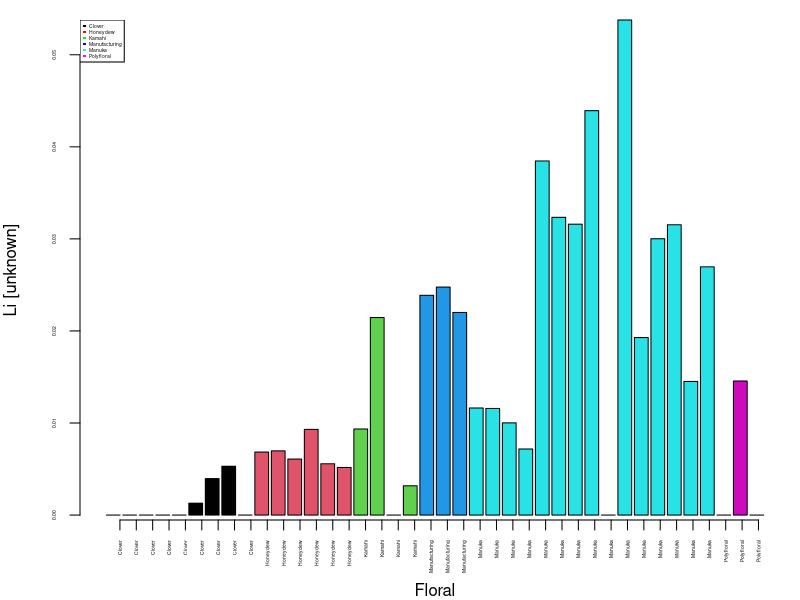
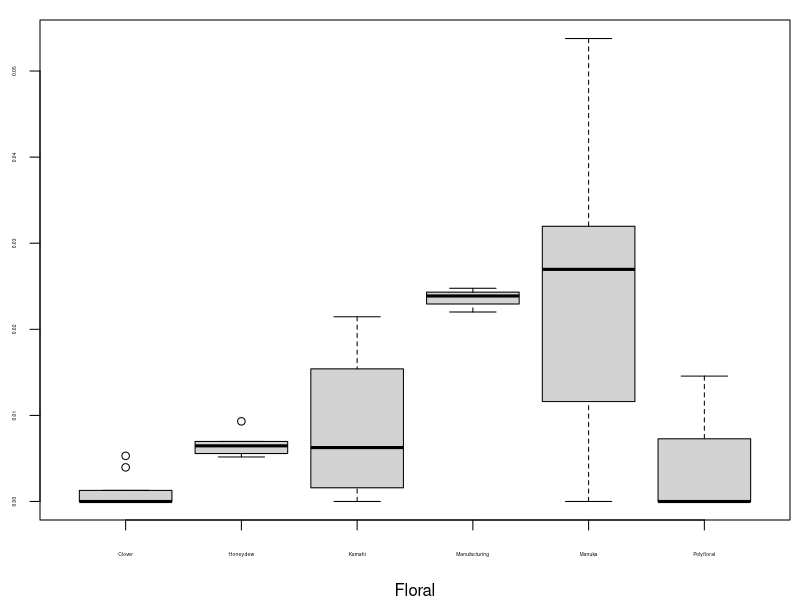
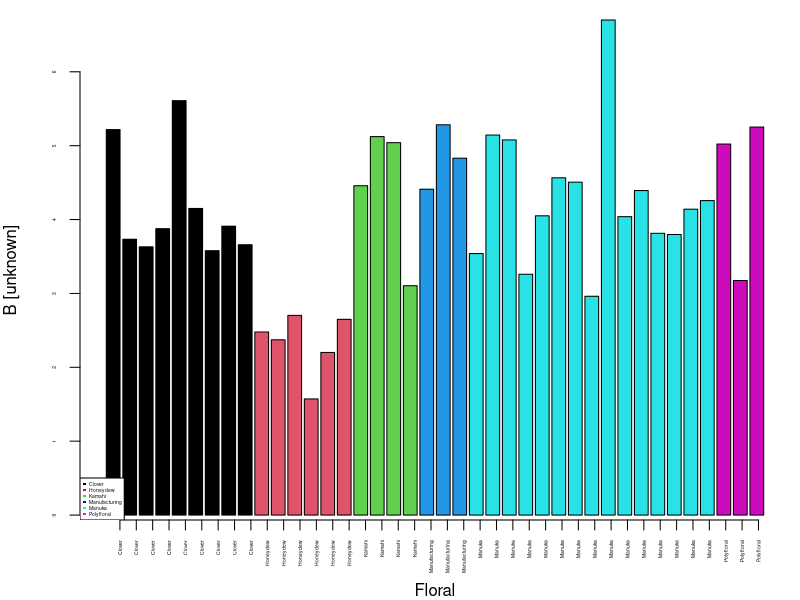
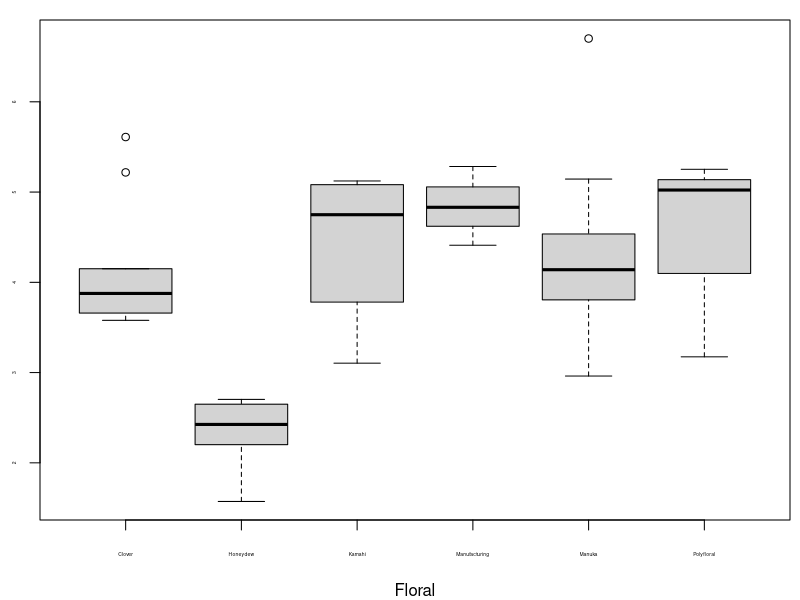
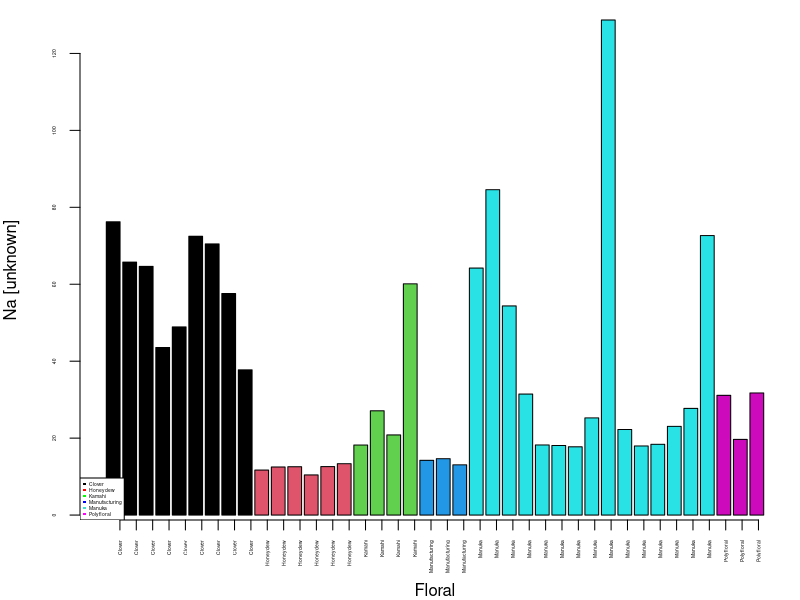
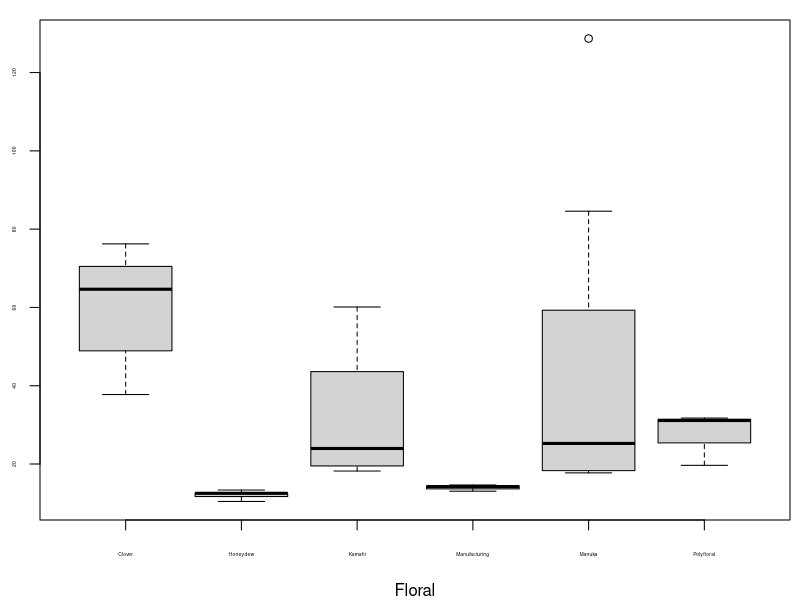
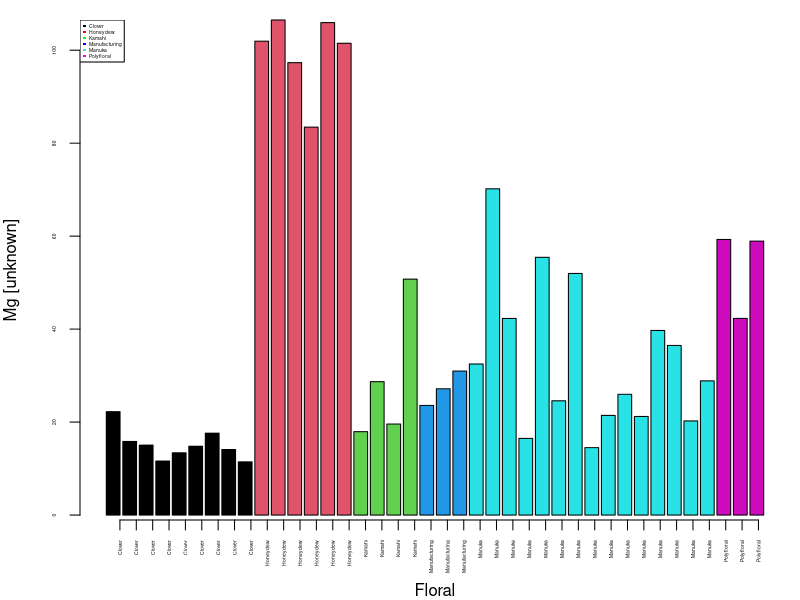
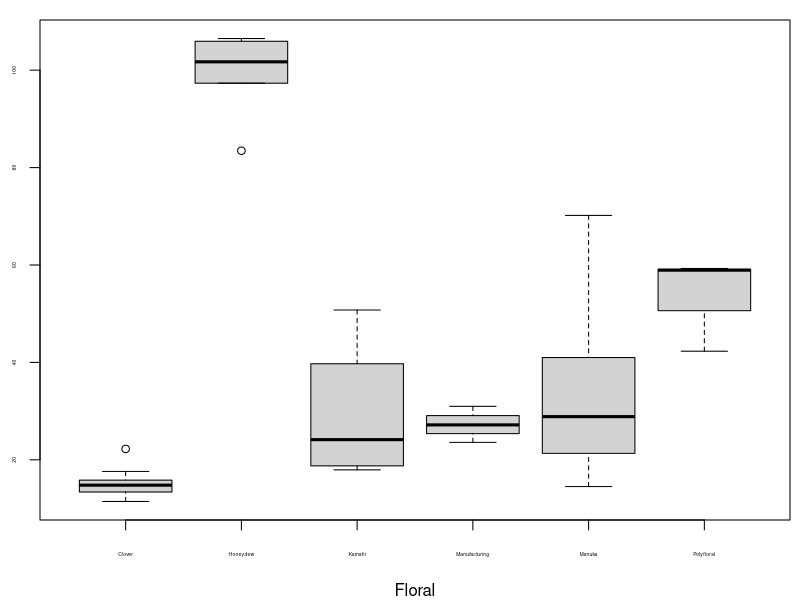

The R source for these figures, in order: (Note: this script raises an error after producing the figures.)
#########################
# Author: Demus Matheus Huang
# Course: IEA514 - Applied Environmental Forensics
# Assignment: Data Analysis Report
# Date created: 2023-06-19
#########################


#### Preparation ####

# Open Excel, modify table columns and structure

# Import the data
df0 <- read.csv('data/honey_1.csv')

# Looking at the data
head(df0)
dim(df0)
summary(df0)
View(df0)

# Sorting the data based on 'Floral' column
df0 <- df0[order(df0$Floral), ] # primary data
View(df0)

# Deletion of unnecessary columns and change of 'Floral' column name
df <- df0[, c(-1, -3:-7)] # floral data
colnames(df)[1] ="Sample"
View(df)

#### Data for HCA ####
dfHCA <- df0[order(df0$Island), ] # primary data
dfHCA$Concatenated <- paste(dfHCA$Floral, dfHCA$Island) # add new column, combine Col 2 and 4
dfHCA <- dfHCA[,c(1, 33, 2:32)]

colnames(dfHCA)[2] ="Sample" # rename new column
dfHCA <- dfHCA[, c(-1, -3:-8)] # delete non-numerical columns other than Column 2
View(dfHCA)

dfHCA$Sample <- as.factor(dfHCA$Sample) # factor column sample HCA


#### Exploratory plots ####

# Names for the x labels
samples <- c(rep('Clover',9), rep('Honeydew', 6), rep('Kamahi', 4), 
             rep('Manufacturing', 3), rep('Manuka', 15), rep('Polyfloral', 3))

# Change the column sample from being a character to a factor

df$Sample <- as.factor(df$Sample)



#### Li ####
# Bar plot
jpeg('figs/barplot_Li.jpeg', res = 300, units = 'cm', height = 8, width = 8)
par(mar = c(4,4,1,0.5))
barplot(df$Li, xaxt = 'n', cex.axis = 0.3, 
     xlab = 'Floral', 
     ylab = 'Li [unknown]',
     col = as.factor(df$Sample),
     width = c(0.84, 0.84, 0.84, 0.84, 0.84, 0.84))
axis(1, at = 1:nrow(df), labels = samples, las = 2, cex.axis = 0.3)
legend('topleft', c('Clover','Honeydew','Kamahi','Manufacturing','Manuka',
                    'Polyfloral'), pch = c(15,15,15,15,15,15),
       col = c('black','red','green','blue','turquoise','magenta'), cex = 0.3)
dev.off()


# Boxplots
jpeg('figs/boxplot_Li.jpeg', res = 300, units = 'cm', height = 8, width = 8)
par(mar = c(4,2,1,0.5)) 
plot(df$Sample, df$Li, xlab = 'Floral', ylab = '', cex.axis = 0.3)
dev.off()



#### B ####
# Bar plot
jpeg('figs/barplot_B.jpeg', res = 300, units = 'cm', height = 8, width = 8)
par(mar = c(4,4,1,0.5))
barplot(df$B, xaxt = 'n', cex.axis = 0.3,
        xlab = 'Floral', 
        ylab = 'B [unknown]',
        col = as.factor(df$Sample),
        width = c(0.84, 0.84, 0.84, 0.84, 0.84, 0.84))
axis(1, at = 1:nrow(df), labels = samples, las = 2, cex.axis = 0.3)
legend('bottomleft', c('Clover','Honeydew','Kamahi','Manufacturing','Manuka',
                    'Polyfloral'), pch = c(15,15,15,15,15,15),
       col = c('black','red','green','blue','turquoise','magenta'), cex = 0.3)
dev.off()


# Boxplots
jpeg('figs/boxplot_B.jpeg', res = 300, units = 'cm', height = 8, width = 8)
par(mar = c(4,2,1,0.5)) 
plot(df$Sample, df$B, xlab = 'Floral', ylab = '', cex.axis = 0.3)
dev.off()



#### Na ####
# Bar plot
jpeg('figs/barplot_Na.jpeg', res = 300, units = 'cm', height = 8, width = 8)
par(mar = c(4,4,1,0.5))
barplot(df$Na, xaxt = 'n', cex.axis = 0.3, 
        xlab = 'Floral', 
        ylab = 'Na [unknown]',
        col = as.factor(df$Sample),
        width = c(0.84, 0.84, 0.84, 0.84, 0.84, 0.84))
axis(1, at = 1:nrow(df), labels = samples, las = 2, cex.axis = 0.3)
legend('bottomleft', c('Clover','Honeydew','Kamahi','Manufacturing','Manuka',
                    'Polyfloral'), pch = c(15,15,15,15,15,15),
       col = c('black','red','green','blue','turquoise','magenta'), cex = 0.3)
dev.off()


# Boxplots
jpeg('figs/boxplot_Na.jpeg', res = 300, units = 'cm', height = 8, width = 8)
par(mar = c(4,2,1,0.5))
plot(df$Sample, df$Na, xlab = 'Floral', ylab = '', cex.axis = 0.3)
dev.off()



#### Mg ####
# Bar plot
jpeg('figs/barplot_Mg.jpeg', res = 300, units = 'cm', height = 8, width = 8)
par(mar = c(4,4,1,0.5))
barplot(df$Mg, xaxt = 'n', cex.axis = 0.3,
        xlab = 'Floral', 
        ylab = 'Mg [unknown]',
        col = as.factor(df$Sample),
        width = c(0.84, 0.84, 0.84, 0.84, 0.84, 0.84))
axis(1, at = 1:nrow(df), labels = samples, las = 2, cex.axis = 0.3)
legend('topleft', c('Clover','Honeydew','Kamahi','Manufacturing','Manuka',
                       'Polyfloral'), pch = c(15,15,15,15,15,15),
       col = c('black','red','green','blue','turquoise','magenta'), cex = 0.3)
dev.off()


# Boxplots
jpeg('figs/boxplot_Mg.jpeg', res = 300, units = 'cm', height = 8, width = 8)
par(mar = c(4,2,1,0.5)) 
plot(df$Sample, df$Mg, xlab = 'Floral', ylab = '', cex.axis = 0.3) 
dev.off()



#### Al ####
# Bar plot
jpeg('figs/barplot_Al.jpeg', res = 300, units = 'cm', height = 8, width = 8)
par(mar = c(4,4,1,0.5))
barplot(df$Al, xaxt = 'n', cex.axis = 0.3,
        xlab = 'Floral', 
        ylab = 'Al [unknown]',
        col = as.factor(df$Sample),
        width = c(0.84, 0.84, 0.84, 0.84, 0.84, 0.84))
axis(1, at = 1:nrow(df), labels = samples, las = 2, cex.axis = 0.3)
legend('topleft', c('Clover','Honeydew','Kamahi','Manufacturing','Manuka',
                    'Polyfloral'), pch = c(15,15,15,15,15,15),
       col = c('black','red','green','blue','turquoise','magenta'), cex = 0.3)
dev.off()


# Boxplots
jpeg('figs/boxplot_Al.jpeg', res = 300, units = 'cm', height = 8, width = 8)
par(mar = c(4,2,1,0.5)) 
plot(df$Sample, df$Al, xlab = 'Floral', ylab = '', cex.axis = 0.3) 
dev.off()



#### K ####
# Bar plot
jpeg('figs/barplot_K.jpeg', res = 300, units = 'cm', height = 8, width = 8)
par(mar = c(4,4,1,0.5))
barplot(df$K, xaxt = 'n', cex.axis = 0.3,
        xlab = 'Floral', 
        ylab = 'K [unknown]',
        col = as.factor(df$Sample),
        width = c(0.84, 0.84, 0.84, 0.84, 0.84, 0.84))
axis(1, at = 1:nrow(df), labels = samples, las = 2, cex.axis = 0.3)
legend('topleft', c('Clover','Honeydew','Kamahi','Manufacturing','Manuka',
                    'Polyfloral'), pch = c(15,15,15,15,15,15),
       col = c('black','red','green','blue','turquoise','magenta'), cex = 0.3)
dev.off()


# Boxplots
jpeg('figs/boxplot_K.jpeg', res = 300, units = 'cm', height = 8, width = 8)
par(mar = c(4,2,1,0.5)) 
plot(df$Sample, df$K, xlab = 'Floral', ylab = '', cex.axis = 0.3) 
dev.off()



#### Ca ####
# Bar plot
jpeg('figs/barplot_Ca.jpeg', res = 300, units = 'cm', height = 8, width = 8)
par(mar = c(4,4,1,0.5))
barplot(df$Ca, xaxt = 'n', cex.axis = 0.3,
        xlab = 'Floral', 
        ylab = 'Ca [unknown]',
        col = as.factor(df$Sample),
        width = c(0.84, 0.84, 0.84, 0.84, 0.84, 0.84))
axis(1, at = 1:nrow(df), labels = samples, las = 2, cex.axis = 0.3)
legend('topleft', c('Clover','Honeydew','Kamahi','Manufacturing','Manuka',
                    'Polyfloral'), pch = c(15,15,15,15,15,15),
       col = c('black','red','green','blue','turquoise','magenta'), cex = 0.3)
dev.off()


# Boxplots
jpeg('figs/boxplot_Ca.jpeg', res = 300, units = 'cm', height = 8, width = 8)
par(mar = c(4,2,1,0.5)) 
plot(df$Sample, df$Ca, xlab = 'Floral', ylab = '', cex.axis = 0.3) 
dev.off()



#### V ####
# Bar plot
jpeg('figs/barplot_V.jpeg', res = 300, units = 'cm', height = 8, width = 8)
par(mar = c(4,4,1,0.5))
barplot(df$V, xaxt = 'n', cex.axis = 0.3,
        xlab = 'Floral', 
        ylab = 'V [unknown]',
        col = as.factor(df$Sample),
        width = c(0.84, 0.84, 0.84, 0.84, 0.84, 0.84))
axis(1, at = 1:nrow(df), labels = samples, las = 2, cex.axis = 0.3)
legend('topleft', c('Clover','Honeydew','Kamahi','Manufacturing','Manuka',
                    'Polyfloral'), pch = c(15,15,15,15,15,15),
       col = c('black','red','green','blue','turquoise','magenta'), cex = 0.3)
dev.off()


# Boxplots
jpeg('figs/boxplot_V.jpeg', res = 300, units = 'cm', height = 8, width = 8)
par(mar = c(4,2,1,0.5)) 
plot(df$Sample, df$V, xlab = 'Floral', ylab = '', cex.axis = 0.3) 
dev.off()



#### Cr ####
# Bar plot
jpeg('figs/barplot_Cr.jpeg', res = 300, units = 'cm', height = 8, width = 8)
par(mar = c(4,4,1,0.5))
barplot(df$Cr, xaxt = 'n', cex.axis = 0.3,
        xlab = 'Floral', 
        ylab = 'Cr [unknown]',
        col = as.factor(df$Sample),
        width = c(0.84, 0.84, 0.84, 0.84, 0.84, 0.84))
axis(1, at = 1:nrow(df), labels = samples, las = 2, cex.axis = 0.3)
legend('topleft', c('Clover','Honeydew','Kamahi','Manufacturing','Manuka',
                    'Polyfloral'), pch = c(15,15,15,15,15,15),
       col = c('black','red','green','blue','turquoise','magenta'), cex = 0.3)
dev.off()


# Boxplots
jpeg('figs/boxplot_Cr.jpeg', res = 300, units = 'cm', height = 8, width = 8)
par(mar = c(4,2,1,0.5)) 
plot(df$Sample, df$Cr, xlab = 'Floral', ylab = '', cex.axis = 0.3) 
dev.off()



#### Mn ####
# Bar plot
jpeg('figs/barplot_Mn.jpeg', res = 300, units = 'cm', height = 8, width = 8)
par(mar = c(4,4,1,0.5))
barplot(df$Mn, xaxt = 'n', cex.axis = 0.3,
        xlab = 'Floral', 
        ylab = 'Mn [unknown]',
        col = as.factor(df$Sample),
        width = c(0.84, 0.84, 0.84, 0.84, 0.84, 0.84))
axis(1, at = 1:nrow(df), labels = samples, las = 2, cex.axis = 0.3)
legend('topleft', c('Clover','Honeydew','Kamahi','Manufacturing','Manuka',
                    'Polyfloral'), pch = c(15,15,15,15,15,15),
       col = c('black','red','green','blue','turquoise','magenta'), cex = 0.3)
dev.off()


# Boxplots
jpeg('figs/boxplot_Mn.jpeg', res = 300, units = 'cm', height = 8, width = 8)
par(mar = c(4,2,1,0.5)) 
plot(df$Sample, df$Mn, xlab = 'Floral', ylab = '', cex.axis = 0.3) 
dev.off()



#### Fe ####
# Bar plot
jpeg('figs/barplot_Fe.jpeg', res = 300, units = 'cm', height = 8, width = 8)
par(mar = c(4,4,1,0.5))
barplot(df$Fe, xaxt = 'n', cex.axis = 0.3,
        xlab = 'Floral', 
        ylab = 'Fe [unknown]',
        col = as.factor(df$Sample),
        width = c(0.84, 0.84, 0.84, 0.84, 0.84, 0.84))
axis(1, at = 1:nrow(df), labels = samples, las = 2, cex.axis = 0.3)
legend('topleft', c('Clover','Honeydew','Kamahi','Manufacturing','Manuka',
                    'Polyfloral'), pch = c(15,15,15,15,15,15),
       col = c('black','red','green','blue','turquoise','magenta'), cex = 0.3)
dev.off()


# Boxplots
jpeg('figs/boxplot_Fe.jpeg', res = 300, units = 'cm', height = 8, width = 8)
par(mar = c(4,2,1,0.5)) 
plot(df$Sample, df$Fe, xlab = 'Floral', ylab = '', cex.axis = 0.3) 
dev.off()



#### Co ####
# Bar plot
jpeg('figs/barplot_Co.jpeg', res = 300, units = 'cm', height = 8, width = 8)
par(mar = c(4,4,1,0.5))
barplot(df$Co, xaxt = 'n', cex.axis = 0.3,
        xlab = 'Floral', 
        ylab = 'Co [unknown]',
        col = as.factor(df$Sample),
        width = c(0.84, 0.84, 0.84, 0.84, 0.84, 0.84))
axis(1, at = 1:nrow(df), labels = samples, las = 2, cex.axis = 0.3)
legend('topleft', c('Clover','Honeydew','Kamahi','Manufacturing','Manuka',
                    'Polyfloral'), pch = c(15,15,15,15,15,15),
       col = c('black','red','green','blue','turquoise','magenta'), cex = 0.3)
dev.off()


# Boxplots
jpeg('figs/boxplot_Co.jpeg', res = 300, units = 'cm', height = 8, width = 8)
par(mar = c(4,2,1,0.5)) 
plot(df$Sample, df$Co, xlab = 'Floral', ylab = '', cex.axis = 0.3) 
dev.off()



#### Ni ####
# Bar plot
jpeg('figs/barplot_Ni.jpeg', res = 300, units = 'cm', height = 8, width = 8)
par(mar = c(4,4,1,0.5))
barplot(df$Ni, xaxt = 'n', cex.axis = 0.3,
        xlab = 'Floral', 
        ylab = 'Ni [unknown]',
        col = as.factor(df$Sample),
        width = c(0.84, 0.84, 0.84, 0.84, 0.84, 0.84))
axis(1, at = 1:nrow(df), labels = samples, las = 2, cex.axis = 0.3)
legend('topleft', c('Clover','Honeydew','Kamahi','Manufacturing','Manuka',
                    'Polyfloral'), pch = c(15,15,15,15,15,15),
       col = c('black','red','green','blue','turquoise','magenta'), cex = 0.3)
dev.off()


# Boxplots
jpeg('figs/boxplot_Ni.jpeg', res = 300, units = 'cm', height = 8, width = 8)
par(mar = c(4,2,1,0.5)) 
plot(df$Sample, df$Ni, xlab = 'Floral', ylab = '', cex.axis = 0.3) 
dev.off()



#### Cu ####
# Bar plot
jpeg('figs/barplot_Cu.jpeg', res = 300, units = 'cm', height = 8, width = 8)
par(mar = c(4,4,1,0.5))
barplot(df$Cu, xaxt = 'n', cex.axis = 0.3,
        xlab = 'Floral', 
        ylab = 'Cu [unknown]',
        col = as.factor(df$Sample),
        width = c(0.84, 0.84, 0.84, 0.84, 0.84, 0.84))
axis(1, at = 1:nrow(df), labels = samples, las = 2, cex.axis = 0.3)
legend('topleft', c('Clover','Honeydew','Kamahi','Manufacturing','Manuka',
                    'Polyfloral'), pch = c(15,15,15,15,15,15),
       col = c('black','red','green','blue','turquoise','magenta'), cex = 0.3)
dev.off()


# Boxplots
jpeg('figs/boxplot_Cu.jpeg', res = 300, units = 'cm', height = 8, width = 8)
par(mar = c(4,2,1,0.5)) 
plot(df$Sample, df$Cu, xlab = 'Floral', ylab = '', cex.axis = 0.3) 
dev.off()



#### Zn ####
# Bar plot
jpeg('figs/barplot_Zn.jpeg', res = 300, units = 'cm', height = 8, width = 8)
par(mar = c(4,4,1,0.5))
barplot(df$Zn, xaxt = 'n', cex.axis = 0.3,
        xlab = 'Floral', 
        ylab = 'Zn [unknown]',
        col = as.factor(df$Sample),
        width = c(0.84, 0.84, 0.84, 0.84, 0.84, 0.84))
axis(1, at = 1:nrow(df), labels = samples, las = 2, cex.axis = 0.3)
legend('topleft', c('Clover','Honeydew','Kamahi','Manufacturing','Manuka',
                    'Polyfloral'), pch = c(15,15,15,15,15,15),
       col = c('black','red','green','blue','turquoise','magenta'), cex = 0.3)
dev.off()


# Boxplots
jpeg('figs/boxplot_Zn.jpeg', res = 300, units = 'cm', height = 8, width = 8)
par(mar = c(4,2,1,0.5)) 
plot(df$Sample, df$Zn, xlab = 'Floral', ylab = '', cex.axis = 0.3) 
dev.off()



#### Ga ####
# Bar plot
jpeg('figs/barplot_Ga.jpeg', res = 300, units = 'cm', height = 8, width = 8)
par(mar = c(4,4,1,0.5))
barplot(df$Ga, xaxt = 'n', cex.axis = 0.3,
        xlab = 'Floral', 
        ylab = 'Ga [unknown]',
        col = as.factor(df$Sample),
        width = c(0.84, 0.84, 0.84, 0.84, 0.84, 0.84))
axis(1, at = 1:nrow(df), labels = samples, las = 2, cex.axis = 0.3)
legend('topleft', c('Clover','Honeydew','Kamahi','Manufacturing','Manuka',
                    'Polyfloral'), pch = c(15,15,15,15,15,15),
       col = c('black','red','green','blue','turquoise','magenta'), cex = 0.3)
dev.off()


# Boxplots
jpeg('figs/boxplot_Ga.jpeg', res = 300, units = 'cm', height = 8, width = 8)
par(mar = c(4,2,1,0.5)) 
plot(df$Sample, df$Ga, xlab = 'Floral', ylab = '', cex.axis = 0.3) 
dev.off()



#### Rb ####
# Bar plot
jpeg('figs/barplot_Rb.jpeg', res = 300, units = 'cm', height = 8, width = 8)
par(mar = c(4,4,1,0.5))
barplot(df$Rb, xaxt = 'n', cex.axis = 0.3,
        xlab = 'Floral', 
        ylab = 'Rb [unknown]',
        col = as.factor(df$Sample),
        width = c(0.84, 0.84, 0.84, 0.84, 0.84, 0.84))
axis(1, at = 1:nrow(df), labels = samples, las = 2, cex.axis = 0.3)
legend('topleft', c('Clover','Honeydew','Kamahi','Manufacturing','Manuka',
                    'Polyfloral'), pch = c(15,15,15,15,15,15),
       col = c('black','red','green','blue','turquoise','magenta'), cex = 0.3)
dev.off()


# Boxplots
jpeg('figs/boxplot_Rb.jpeg', res = 300, units = 'cm', height = 8, width = 8)
par(mar = c(4,2,1,0.5)) 
plot(df$Sample, df$Rb, xlab = 'Floral', ylab = '', cex.axis = 0.3) 
dev.off()



#### Sr ####
# Bar plot
jpeg('figs/barplot_Sr.jpeg', res = 300, units = 'cm', height = 8, width = 8)
par(mar = c(4,4,1,0.5))
barplot(df$Sr, xaxt = 'n', cex.axis = 0.3,
        xlab = 'Floral', 
        ylab = 'Sr [unknown]',
        col = as.factor(df$Sample),
        width = c(0.84, 0.84, 0.84, 0.84, 0.84, 0.84))
axis(1, at = 1:nrow(df), labels = samples, las = 2, cex.axis = 0.3)
legend('topleft', c('Clover','Honeydew','Kamahi','Manufacturing','Manuka',
                    'Polyfloral'), pch = c(15,15,15,15,15,15),
       col = c('black','red','green','blue','turquoise','magenta'), cex = 0.3)
dev.off()


# Boxplots
jpeg('figs/boxplot_Sr.jpeg', res = 300, units = 'cm', height = 8, width = 8)
par(mar = c(4,2,1,0.5)) 
plot(df$Sample, df$Sr, xlab = 'Floral', ylab = '', cex.axis = 0.3) 
dev.off()



#### Ag ####
# Bar plot
jpeg('figs/barplot_Ag.jpeg', res = 300, units = 'cm', height = 8, width = 8)
par(mar = c(4,4,1,0.5))
barplot(df$Ag, xaxt = 'n', cex.axis = 0.3,
        xlab = 'Floral', 
        ylab = 'Ag [unknown]',
        col = as.factor(df$Sample),
        width = c(0.84, 0.84, 0.84, 0.84, 0.84, 0.84))
axis(1, at = 1:nrow(df), labels = samples, las = 2, cex.axis = 0.3)
legend('topleft', c('Clover','Honeydew','Kamahi','Manufacturing','Manuka',
                    'Polyfloral'), pch = c(15,15,15,15,15,15),
       col = c('black','red','green','blue','turquoise','magenta'), cex = 0.3)
dev.off()


# Boxplots
jpeg('figs/boxplot_Ag.jpeg', res = 300, units = 'cm', height = 8, width = 8)
par(mar = c(4,2,1,0.5)) 
plot(df$Sample, df$Ag, xlab = 'Floral', ylab = '', cex.axis = 0.3) 
dev.off()



#### Cs ####
# Bar plot
jpeg('figs/barplot_Cs.jpeg', res = 300, units = 'cm', height = 8, width = 8)
par(mar = c(4,4,1,0.5))
barplot(df$Cs, xaxt = 'n', cex.axis = 0.3,
        xlab = 'Floral', 
        ylab = 'Cs [unknown]',
        col = as.factor(df$Sample),
        width = c(0.84, 0.84, 0.84, 0.84, 0.84, 0.84))
axis(1, at = 1:nrow(df), labels = samples, las = 2, cex.axis = 0.3)
legend('topleft', c('Clover','Honeydew','Kamahi','Manufacturing','Manuka',
                    'Polyfloral'), pch = c(15,15,15,15,15,15),
       col = c('black','red','green','blue','turquoise','magenta'), cex = 0.3)
dev.off()


# Boxplots
jpeg('figs/boxplot_Cs.jpeg', res = 300, units = 'cm', height = 8, width = 8)
par(mar = c(4,2,1,0.5)) 
plot(df$Sample, df$Cs, xlab = 'Floral', ylab = '', cex.axis = 0.3) 
dev.off()



#### Ba ####
# Bar plot
jpeg('figs/barplot_Ba.jpeg', res = 300, units = 'cm', height = 8, width = 8)
par(mar = c(4,4,1,0.5))
barplot(df$Ba, xaxt = 'n', cex.axis = 0.3,
        xlab = 'Floral', 
        ylab = 'Ba [unknown]',
        col = as.factor(df$Sample),
        width = c(0.84, 0.84, 0.84, 0.84, 0.84, 0.84))
axis(1, at = 1:nrow(df), labels = samples, las = 2, cex.axis = 0.3)
legend('topleft', c('Clover','Honeydew','Kamahi','Manufacturing','Manuka',
                    'Polyfloral'), pch = c(15,15,15,15,15,15),
       col = c('black','red','green','blue','turquoise','magenta'), cex = 0.3)
dev.off()


# Boxplots
jpeg('figs/boxplot_Ba.jpeg', res = 300, units = 'cm', height = 8, width = 8)
par(mar = c(4,2,1,0.5)) 
plot(df$Sample, df$Ba, xlab = 'Floral', ylab = '', cex.axis = 0.3) 
dev.off()


#### La ####
# Bar plot
jpeg('figs/barplot_La.jpeg', res = 300, units = 'cm', height = 8, width = 8)
par(mar = c(4,4,1,0.5))
barplot(df$La, xaxt = 'n', cex.axis = 0.3,
        xlab = 'Floral', 
        ylab = 'La [unknown]',
        col = as.factor(df$Sample),
        width = c(0.84, 0.84, 0.84, 0.84, 0.84, 0.84))
axis(1, at = 1:nrow(df), labels = samples, las = 2, cex.axis = 0.3)
legend('topleft', c('Clover','Honeydew','Kamahi','Manufacturing','Manuka',
                    'Polyfloral'), pch = c(15,15,15,15,15,15),
       col = c('black','red','green','blue','turquoise','magenta'), cex = 0.3)
dev.off()


# Boxplots
jpeg('figs/boxplot_La.jpeg', res = 300, units = 'cm', height = 8, width = 8)
par(mar = c(4,2,1,0.5)) 
plot(df$Sample, df$La, xlab = 'Floral', ylab = '', cex.axis = 0.3) 
dev.off()


#### Ce ####
# Bar plot
jpeg('figs/barplot_Ce.jpeg', res = 300, units = 'cm', height = 8, width = 8)
par(mar = c(4,4,1,0.5))
barplot(df$Ce, xaxt = 'n', cex.axis = 0.3,
        xlab = 'Floral', 
        ylab = 'Ce [unknown]',
        col = as.factor(df$Sample),
        width = c(0.84, 0.84, 0.84, 0.84, 0.84, 0.84))
axis(1, at = 1:nrow(df), labels = samples, las = 2, cex.axis = 0.3)
legend('topleft', c('Clover','Honeydew','Kamahi','Manufacturing','Manuka',
                    'Polyfloral'), pch = c(15,15,15,15,15,15),
       col = c('black','red','green','blue','turquoise','magenta'), cex = 0.3)
dev.off()


# Boxplots
jpeg('figs/boxplot_Ce.jpeg', res = 300, units = 'cm', height = 8, width = 8)
par(mar = c(4,2,1,0.5)) 
plot(df$Sample, df$Ce, xlab = 'Floral', ylab = '', cex.axis = 0.3) 
dev.off()


#### Pb ####
# Bar plot
jpeg('figs/barplot_Pb.jpeg', res = 300, units = 'cm', height = 8, width = 8)
par(mar = c(4,4,1,0.5))
barplot(df$Pb, xaxt = 'n', cex.axis = 0.3,
        xlab = 'Floral', 
        ylab = 'Pb [unknown]',
        col = as.factor(df$Sample),
        width = c(0.84, 0.84, 0.84, 0.84, 0.84, 0.84))
axis(1, at = 1:nrow(df), labels = samples, las = 2, cex.axis = 0.3)
legend('topleft', c('Clover','Honeydew','Kamahi','Manufacturing','Manuka',
                    'Polyfloral'), pch = c(15,15,15,15,15,15),
       col = c('black','red','green','blue','turquoise','magenta'), cex = 0.3)
dev.off()


# Boxplots
jpeg('figs/boxplot_Pb.jpeg', res = 300, units = 'cm', height = 8, width = 8)
par(mar = c(4,2,1,0.5)) 
plot(df$Sample, df$Pb, xlab = 'Floral', ylab = '', cex.axis = 0.3) 
dev.off()


#### Rb.Sr ####
# Bar plot
jpeg('figs/barplot_Rb.Sr.jpeg', res = 300, units = 'cm', height = 8, width = 8)
par(mar = c(4,4,1,0.5))
barplot(df$Rb.Sr, xaxt = 'n', cex.axis = 0.3,
        xlab = 'Floral', 
        ylab = 'Rb.Sr [unknown]',
        col = as.factor(df$Sample),
        width = c(0.84, 0.84, 0.84, 0.84, 0.84, 0.84))
axis(1, at = 1:nrow(df), labels = samples, las = 2, cex.axis = 0.3)
legend('topleft', c('Clover','Honeydew','Kamahi','Manufacturing','Manuka',
                    'Polyfloral'), pch = c(15,15,15,15,15,15),
       col = c('black','red','green','blue','turquoise','magenta'), cex = 0.3)
dev.off()


# Boxplots
jpeg('figs/boxplot_Rb.Sr.jpeg', res = 300, units = 'cm', height = 8, width = 8)
par(mar = c(4,2,1,0.5)) 
plot(df$Sample, df$Rb.Sr, xlab = 'Floral', ylab = '', cex.axis = 0.3) 
dev.off()



#### ANOVA for Li ####
df_aov_Li <- df[,c(1,2)]
result_Li <- aov(Li ~ Sample, data = df_aov_Li)
summary(result_Li)

#### ANOVA for B ####
df_aov_B <- df[,c(1,3)]
result_B <- aov(B ~ Sample, data = df_aov_B)
summary(result_B)

#### ANOVA for Na ####
df_aov_Na <- df[,c(1,4)]
result_Na <- aov(Na ~ Sample, data = df_aov_Na)
summary(result_Na)

#### ANOVA for Mg ####
df_aov_Mg <- df[,c(1,5)]
result_Mg <- aov(Mg ~ Sample, data = df_aov_Mg)
summary(result_Mg)

#### ANOVA for Al ####
df_aov_Al <- df[,c(1,6)]
result_Al <- aov(Al ~ Sample, data = df_aov_Al)
summary(result_Al)

#### ANOVA for K ####
df_aov_K <- df[,c(1,7)]
result_K <- aov(K ~ Sample, data = df_aov_K)
summary(result_K)

#### ANOVA for Ca ####
df_aov_Ca <- df[,c(1,8)]
result_Ca <- aov(Ca ~ Sample, data = df_aov_Ca)
summary(result_Ca)

#### ANOVA for V ####
df_aov_V <- df[,c(1,9)]
result_V <- aov(V ~ Sample, data = df_aov_V)
summary(result_V)

#### ANOVA for Cr ####
df_aov_Cr <- df[,c(1,10)]
result_Cr <- aov(Cr ~ Sample, data = df_aov_Cr)
summary(result_Cr)

#### ANOVA for Mn ####
df_aov_Mn <- df[,c(1,11)]
result_Mn <- aov(Mn ~ Sample, data = df_aov_Mn)
summary(result_Mn)

#### ANOVA for Fe ####
df_aov_Fe <- df[,c(1,12)]
result_Fe <- aov(Fe ~ Sample, data = df_aov_Fe)
summary(result_Fe)

#### ANOVA for Co ####
df_aov_Co <- df[,c(1,13)]
result_Co <- aov(Co ~ Sample, data = df_aov_Co)
summary(result_Co)

#### ANOVA for Ni ####
df_aov_Ni <- df[,c(1,14)]
result_Ni <- aov(Ni ~ Sample, data = df_aov_Ni)
summary(result_Ni)

#### ANOVA for Cu ####
df_aov_Cu <- df[,c(1,15)]
result_Cu <- aov(Cu ~ Sample, data = df_aov_Cu)
summary(result_Cu)

#### ANOVA for Zn ####
df_aov_Zn <- df[,c(1,16)]
result_Zn <- aov(Zn ~ Sample, data = df_aov_Zn)
summary(result_Zn)

#### ANOVA for Ga ####
df_aov_Ga <- df[,c(1,17)]
result_Ga <- aov(Ga ~ Sample, data = df_aov_Ga)
summary(result_Ga)

#### ANOVA for Rb ####
df_aov_Rb <- df[,c(1,18)]
result_Rb <- aov(Rb ~ Sample, data = df_aov_Rb)
summary(result_Rb)

#### ANOVA for Sr ####
df_aov_Sr <- df[,c(1,19)]
result_Sr <- aov(Sr ~ Sample, data = df_aov_Sr)
summary(result_Sr)

#### ANOVA for Ag ####
df_aov_Ag <- df[,c(1,20)]
result_Ag <- aov(Ag ~ Sample, data = df_aov_Ag)
summary(result_Ag)

#### ANOVA for Cs ####
df_aov_Cs <- df[,c(1,21)]
result_Cs <- aov(Cs ~ Sample, data = df_aov_Cs)
summary(result_Cs)

#### ANOVA for Ba ####
df_aov_Ba <- df[,c(1,22)]
result_Ba <- aov(Ba ~ Sample, data = df_aov_Ba)
summary(result_Ba)

#### ANOVA for La ####
df_aov_La <- df[,c(1,23)]
result_La <- aov(La ~ Sample, data = df_aov_La)
summary(result_La)

#### ANOVA for Ce ####
df_aov_Ce <- df[,c(1,24)]
result_Ce <- aov(Ce ~ Sample, data = df_aov_Ce)
summary(result_Ce)

#### ANOVA for Pb ####
df_aov_Pb <- df[,c(1,25)]
result_Pb <- aov(Pb ~ Sample, data = df_aov_Pb)
summary(result_Pb)

#### ANOVA for Rb.Sr ####
df_aov_Rb.Sr <- df[,c(1,26)]
result_Rb.Sr <- aov(Rb.Sr ~ Sample, data = df_aov_Rb.Sr)
summary(result_Rb.Sr)



#### Cluster analysis ####
# Prepare the data for cluster analysis
df_temp <- dfHCA[,-1] # Remove the first column to discard the non-numeric column
df_temp <- data.matrix(df_temp) # Change to matrix format for heatmap analysis
row.names(df_temp) <- paste0(as.character(dfHCA[,1]), 1:nrow(df)) # Add the locations to the plot

jpeg('figs/heatmap_honey_1.jpeg', res = 300, units = 'cm', height = 16, width = 20)
# The margins of the plot: bottom, left, top, right
par(mar = c(2,2,2,2))
heatmap(df_temp)
dev.off()


## Cluster analysis using the complete method
# Linkage method is complete
jpeg('figs/hc_complete_honey_1.jpeg', res = 300, units = 'cm', height = 8, width = 8)
# The margins of the plot: bottom, left, top, right
par(mar = c(2,2,2,2))
hc <- hclust(dist(df_temp), 
             method = 'complete')
plot(hc, labels = dfHCA$Sample, main = 'Complete', hang = -1, cex = 0.3)
dev.off()


# Linkage method is average
jpeg('figs/hc_average_honey_1.jpeg', res = 300, units = 'cm', height = 8, width = 8)
# The margins of the plot: bottom, left, top, right
par(mar = c(2,2,2,2))
hc <- hclust(dist(df_temp), 
             method = 'average')
plot(hc, labels = dfHCA$Sample, main = 'Average', hang = -1, cex = 0.3)
dev.off()


plot(hc, labels = df$HCASample, cex = 0.5)

#Optional: K-means clustering
#k_means <- kmeans(df_temp, 3, nstart = 20)
#k_means
#table(k_means$cluster, df$Sample)

#### PCA ####
#install.packages('car') # Only one time install
library(car) # load the package

honey_1.pca <- prcomp(df[,-1], # Remove the first column
                  center = TRUE, # Center the data, similar to scaling
                  scale. = TRUE) # Need to be scaled because of magnitude diff.

jpeg('figs/biplot_honey_1.jpeg', res = 300, units = 'cm', height = 16, width = 16)
# The margins of the plot: bottom, left, top, right
par(mar = c(4,4,1,1))
plot(honey_1.pca$x[,1:2], # Plot only the first and second PCs
     pch = 20,        # The marker 
     col = df$Sample, # The color
     xlim = c(-5,10), ylim = c(-5,6)) # The limits of the axes
dataEllipse(honey_1.pca$x[,1],  # PC1
            honey_1.pca$x[,2],  # PC2
            groups = df$Sample, # Groups
            lwd = 1,            # line width
            group.labels = c('Clover','Honeydew','Kamahi','Manufacturing','Manuka',
                             'Polyfloral'), 
            plot.points = FALSE, # Do not want to redraw points on top of old points
            levels = 0.5,      # 50% confidence level, similar to what is set in ggbiplot
            add = TRUE,
            fill=TRUE, 
            fill.alpha = 0.02,
            col = c('black','red','green','blue','turquoise','magenta'))

legend('bottomright', c('Clover','Honeydew','Kamahi','Manufacturing','Manuka',
                        'Polyfloral'), pch = c(20,20,20,20,20,20),
       col = c('black','red','green','blue','turquoise','magenta'))
dev.off()




